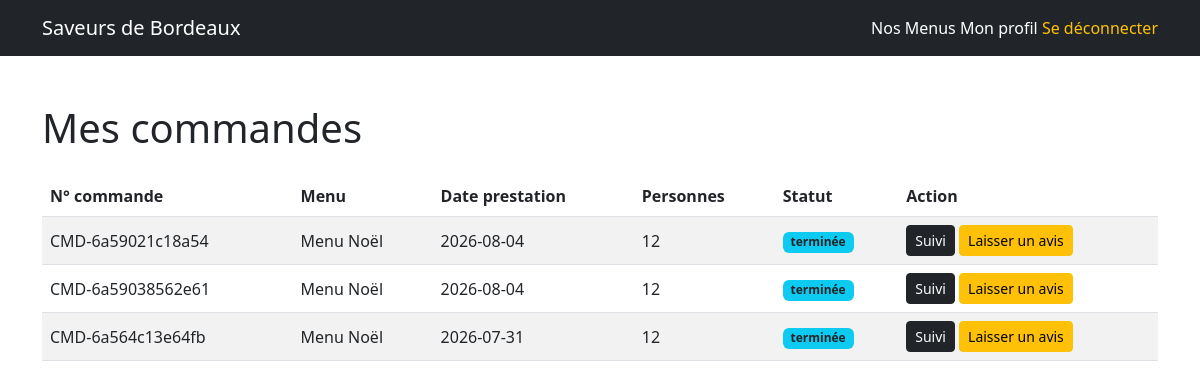
The page /pages/dashboard-utilisateur.php (signed in) on the database its author committed.
### tables this page shows
CREATE TABLE `commande` (
  `commande_id` int NOT NULL,
  `utilisateur_id` int NOT NULL,
  `menu_id` int NOT NULL,
  `numero_commande` varchar(50) DEFAULT NULL,
  `date_commande` date DEFAULT NULL,
  `date_prestation` date DEFAULT NULL,
  `adresse_livraison` varchar(255) DEFAULT NULL,
  `heure_livraison` varchar(50) DEFAULT NULL,
  `nombre_personne` int DEFAULT NULL,
  `prix_livraison` double DEFAULT NULL,
  `nombre_km` int DEFAULT '0',
  `prix_menu` double DEFAULT NULL,
  `statut` varchar(50) DEFAULT NULL,
  `pret_materiel` tinyint(1) DEFAULT NULL,
  `restituer_materiel` tinyint(1) DEFAULT NULL,
  `motif_annulation` varchar(255) DEFAULT NULL,
  `mode_contact` varchar(50) DEFAULT NULL
);

CREATE TABLE `menu` (
  `menu_id` int NOT NULL,
  `nom` varchar(50) DEFAULT NULL,
  `nombre_personne_minimum` int DEFAULT NULL,
  `prix_par_personne` double DEFAULT NULL,
  `regime` varchar(50) DEFAULT NULL,
  `description` varchar(50) DEFAULT NULL,
  `quantite_restante` int DEFAULT NULL,
  `image` varchar(255) DEFAULT NULL
);

### pages/dashboard-utilisateur.php (the view, shortened to what this page needs)
<?php
require_once '../php/config.php';
$utilisateur_id = $_SESSION['utilisateur_id'];
$stmt = $pdo->prepare("
    SELECT commande.*, menu.nom AS nom_menu
    FROM commande
    JOIN menu ON commande.menu_id = menu.menu_id
    WHERE commande.utilisateur_id = ?
    ORDER BY commande.date_commande DESC
");
$stmt->execute([$utilisateur_id]);
$commandes = $stmt->fetchAll(PDO::FETCH_ASSOC);
?>
<!DOCTYPE html>
<html lang="fr">
<head>
    <link href="https://cdn.jsdelivr.net/npm/bootstrap@5.3.0/dist/css/bootstrap.min.css" rel="stylesheet">
</head>
<body class="d-flex flex-column min-vh-100">
<nav class="navbar navbar-dark bg-dark">
  <div class="container">
    <a class="navbar-brand" href="index.php">Saveurs de Bordeaux</a>
    <div>
      <a class="nav-link d-inline text-white" href="menus.php">Nos Menus</a>
      <a class="nav-link d-inline text-white" href="modifier-profil.php">Mon profil</a>
      <a class="nav-link d-inline text-warning" href="../php/deconnexion.php">Se déconnecter</a>
    </div>
  </div>
</nav>
<div class="container my-5 flex-grow-1">
  <h1 class="mb-4">Mes commandes</h1>
  <?php if (empty($commandes)): ?>
    <div class="alert alert-info">Vous n'avez pas encore passé de commande. <a href="menus.php">Découvrir nos menus</a></div>
  <?php else: ?>
    <table class="table table-striped align-middle">
      <thead>
        <tr>
          <th>N° commande</th>
          <th>Menu</th>
          <th>Date prestation</th>
          <th>Personnes</th>
          <th>Statut</th>
          <th>Action</th>
        </tr>
      </thead>
      <tbody>
        <?php foreach ($commandes as $commande): ?>
          <tr>
            <td><?= htmlspecialchars($commande['numero_commande']) ?></td>
            <td><?= htmlspecialchars($commande['nom_menu']) ?></td>
            <td><?= htmlspecialchars($commande['date_prestation']) ?></td>
            <td><?= htmlspecialchars($commande['nombre_personne']) ?></td>
            <td><span class="badge bg-info text-dark"><?= htmlspecialchars($commande['statut']) ?></span></td>
            <td>
              <a href="suivi-commande.php?commande_id=<?= $commande['commande_id'] ?>" class="btn btn-sm btn-dark">Suivi</a>
              <?php if ($commande['statut'] === 'terminée'): ?>
                <a href="laisser-avis.php?commande_id=<?= $commande['commande_id'] ?>" class="btn btn-sm btn-warning">Laisser un avis</a>
              <?php endif; ?>
            </td>
          </tr>
        <?php endforeach; ?>
      </tbody>
    </table>
  <?php endif; ?>
</div>
</body>
</html>

### rows shown on the page
commande: numero_commande "CMD-6a59021c18a54", menu.nom "Menu Noël", date_prestation "2026-08-04", nombre_personne "12", statut "terminée"
commande: numero_commande "CMD-6a59038562e61", menu.nom "Menu Noël", date_prestation "2026-08-04", nombre_personne "12", statut "terminée"
commande: numero_commande "CMD-6a564c13e64fb", menu.nom "Menu Noël", date_prestation "2026-07-31", nombre_personne "12", statut "terminée"
